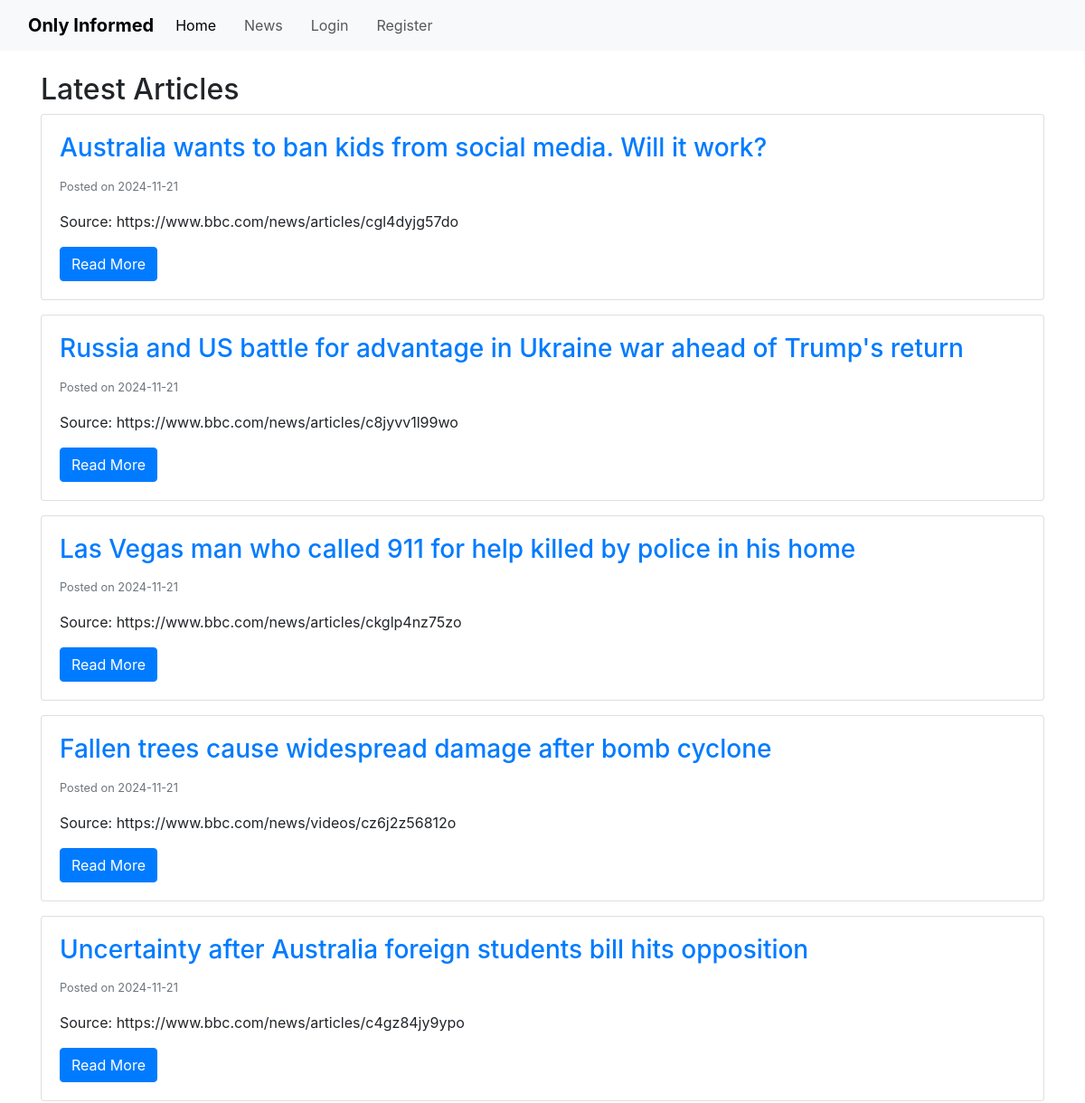
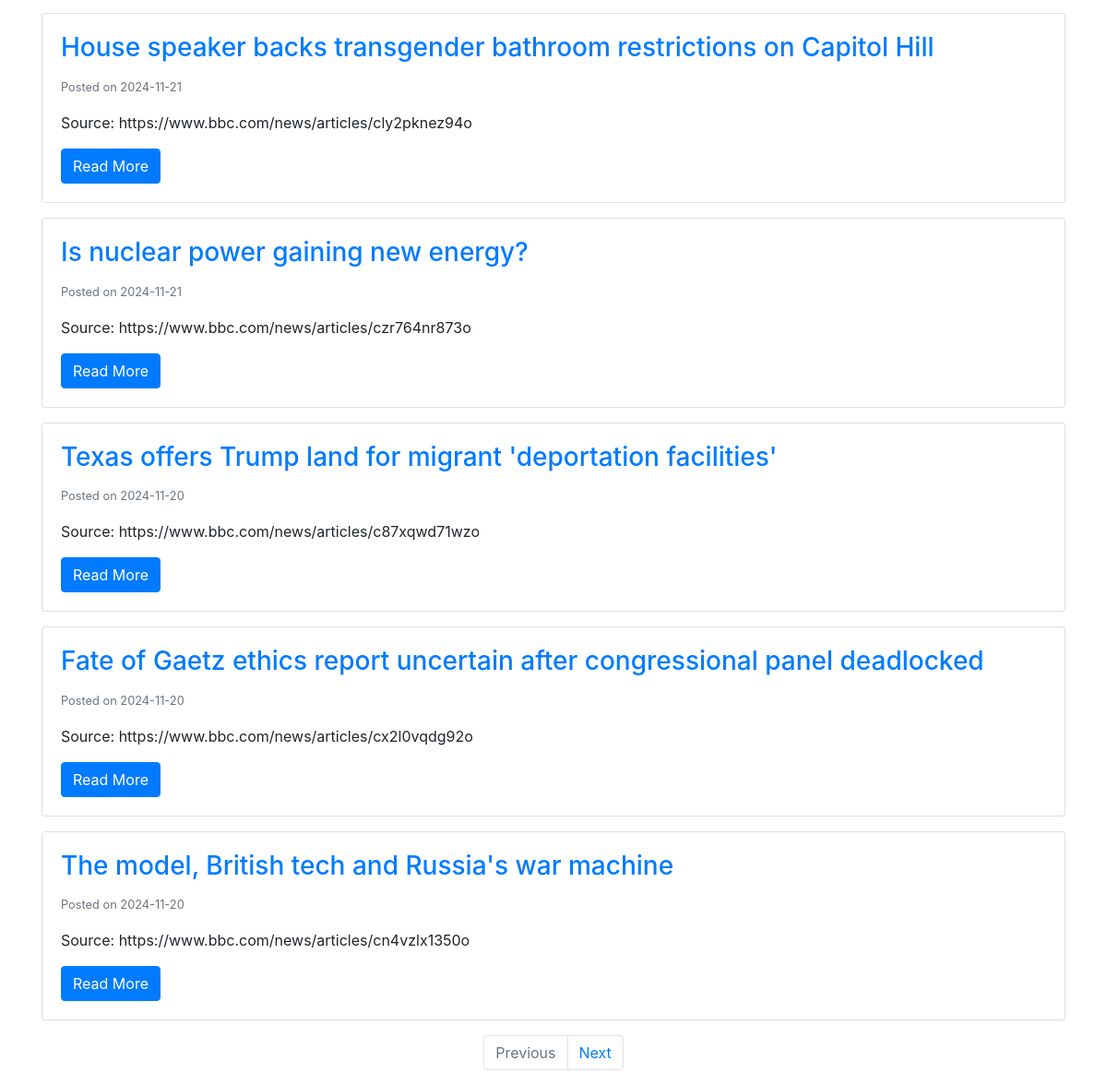
The page /articles on the database its author committed (2 pictures, top to bottom).
### app/models.py (models this page shows, shortened)
class Article(db.Model):
    __tablename__ = 'article'
    id = db.Column(db.Integer, primary_key = True)
    title = db.Column(db.String(250), nullable = False, unique = True)
    content = db.Column(db.Text, nullable = False)
    source = db.Column(db.String(200), nullable = False)
    date_posted = db.Column(db.DateTime, nullable = False, default = datetime.now(timezone.utc))
    quiz = relationship('Quiz', uselist = False, backref = 'article') # uselist=false indicates a 1 to 1 relationship with quiz
    comments = relationship('Comment', backref = 'article', lazy = True)

### app/routes.py (the view)
@app.route('/articles')
def articles():
    page = request.args.get('page', 1, type=int)
    articles = Article.query.order_by(Article.date_posted.desc()).paginate(page=page, per_page=10)
    return render_template('articles.html', articles=articles)

### app/templates/articles.html (shortened to what this page needs)
{% extends "base.html" %}
{% block content %}
<h2>Latest Articles</h2>
{% for article in articles.items %}
    <div class="card mb-3">
        <div class="card-body">
            <h3 class="card-title">
                <a href="{{ url_for('article', article_id=article.id) }}">{{ article.title }}</a>
            </h3>
            <p class="card-text"><small class="text-muted">Posted on {{ article.date_posted.strftime('%Y-%m-%d') }}</small></p>
            <p class="card-text">Source: {{ article.source }}</p>
            <a href="{{ url_for('article', article_id=article.id) }}" class="btn btn-primary">Read More</a>
        </div>
    </div>
{% else %}
    <p>No articles available.</p>
{% endfor %}
<nav aria-label="Page navigation">
    <ul class="pagination justify-content-center">
        {% if articles.has_prev %}
            <li class="page-item">
                <a class="page-link" href="{{ url_for('articles', page=articles.prev_num) }}">Previous</a>
            </li>
        {% else %}
            <li class="page-item disabled">
                <a class="page-link" href="#">Previous</a>
            </li>
        {% endif %}
        {% if articles.has_next %}
            <li class="page-item">
                <a class="page-link" href="{{ url_for('articles', page=articles.next_num) }}">Next</a>
            </li>
        {% else %}
            <li class="page-item disabled">
                <a class="page-link" href="#">Next</a>
            </li>
        {% endif %}
    </ul>
</nav>
{% endblock %}

### app/templates/base.html (shortened to what this page needs)
<!DOCTYPE html>
<html lang="en">
    <head>
        <link rel="stylesheet" href="{{ url_for('static', filename='css/style.css') }}">
        <link href="https://cdn.jsdelivr.net/npm/bootstrap@5.3.3/dist/css/bootstrap.min.css" rel="stylesheet">
        <link rel="stylesheet" href="https://maxcdn.bootstrapcdn.com/bootstrap/4.0.0/css/bootstrap.min.css">
        <link rel="stylesheet" href="https://use.fontawesome.com/releases/v5.15.4/css/all.css">
    </head>
    <body>
        <nav class="navbar navbar-expand-lg bg-body-tertiary">
            <div class="container-fluid">
              <a class="navbar-brand" href="{{ url_for('home') }}">Only Informed</a>
              <div class="collapse navbar-collapse" id="navbarSupportedContent">
                <ul class="navbar-nav me-auto mb-2 mb-lg-0">
                  {% if current_user.is_authenticated %}
                    <li class="nav-item">
                        <a class="nav-link active" aria-current="page" href="{{ url_for('home') }}">Home</a>
                    </li>
                    <li class="nav-item">
                        <a class="nav-link" href="{{ url_for('articles') }}">News</a>
                    </li>
                    <li class="nav-item">
                        <a class="nav-link" href="{{ url_for('logout') }}">Logout</a>
                    </li>
                  {% else %}
                    <li class="nav-item">
                        <a class="nav-link active" aria-current="page" href="{{ url_for('home') }}">Home</a>
                    </li>
                    <li class="nav-item">
                        <a class="nav-link" href="{{ url_for('articles') }}">News</a>
                    </li>
                    <li class="nav-item">
                        <a class="nav-link" href="{{ url_for('login') }}">Login</a>
                    </li>
                    <li class="nav-item">
                        <a class="nav-link" href="{{ url_for('register') }}">Register</a>
                    </li>
                  {% endif %}
                </ul>
              </div>
            </div>
        </nav>
        <div class="container mt-4">
            {% block content %}{% endblock %}
        </div>
    </body>
</html>

### app/static/css/style.css (style rules this page uses)
body { font-family: Arial, sans-serif; margin-top: 70px; }
.navbar-brand { font-weight: bold; }
.navbar-nav .nav-link { margin-right: 15px; }
.container { max-width: 960px; }

### rows shown on the page
Article: title "Australia wants to ban kids from social media. Will it work?", date_posted "2024-11-21", source "https://www.bbc.com/news/articles/cgl4dyjg57do"
Article: title "Russia and US battle for advantage in Ukraine war ahead of Trump's return", date_posted "2024-11-21", source "https://www.bbc.com/news/articles/c8jyvv1l99wo"
Article: title "Las Vegas man who called 911 for help killed by police in his home", date_posted "2024-11-21", source "https://www.bbc.com/news/articles/ckglp4nz75zo"
Article: title "Fallen trees cause widespread damage after bomb cyclone", date_posted "2024-11-21", source "https://www.bbc.com/news/videos/cz6j2z56812o"
Article: title "Uncertainty after Australia foreign students bill hits opposition", date_posted "2024-11-21", source "https://www.bbc.com/news/articles/c4gz84jy9ypo"
Article: title "House speaker backs transgender bathroom restrictions on Capitol Hill", date_posted "2024-11-21", source "https://www.bbc.com/news/articles/cly2pknez94o"
Article: title "Is nuclear power gaining new energy?", date_posted "2024-11-21", source "https://www.bbc.com/news/articles/czr764nr873o"
Article: title "Texas offers Trump land for migrant 'deportation facilities'", date_posted "2024-11-20", source "https://www.bbc.com/news/articles/c87xqwd71wzo"
Article: title "Fate of Gaetz ethics report uncertain after congressional panel deadlocked", date_posted "2024-11-20", source "https://www.bbc.com/news/articles/cx2l0vqdg92o"
Article: title "The model, British tech and Russia's war machine", date_posted "2024-11-20", source "https://www.bbc.com/news/articles/cn4vzlx1350o"
